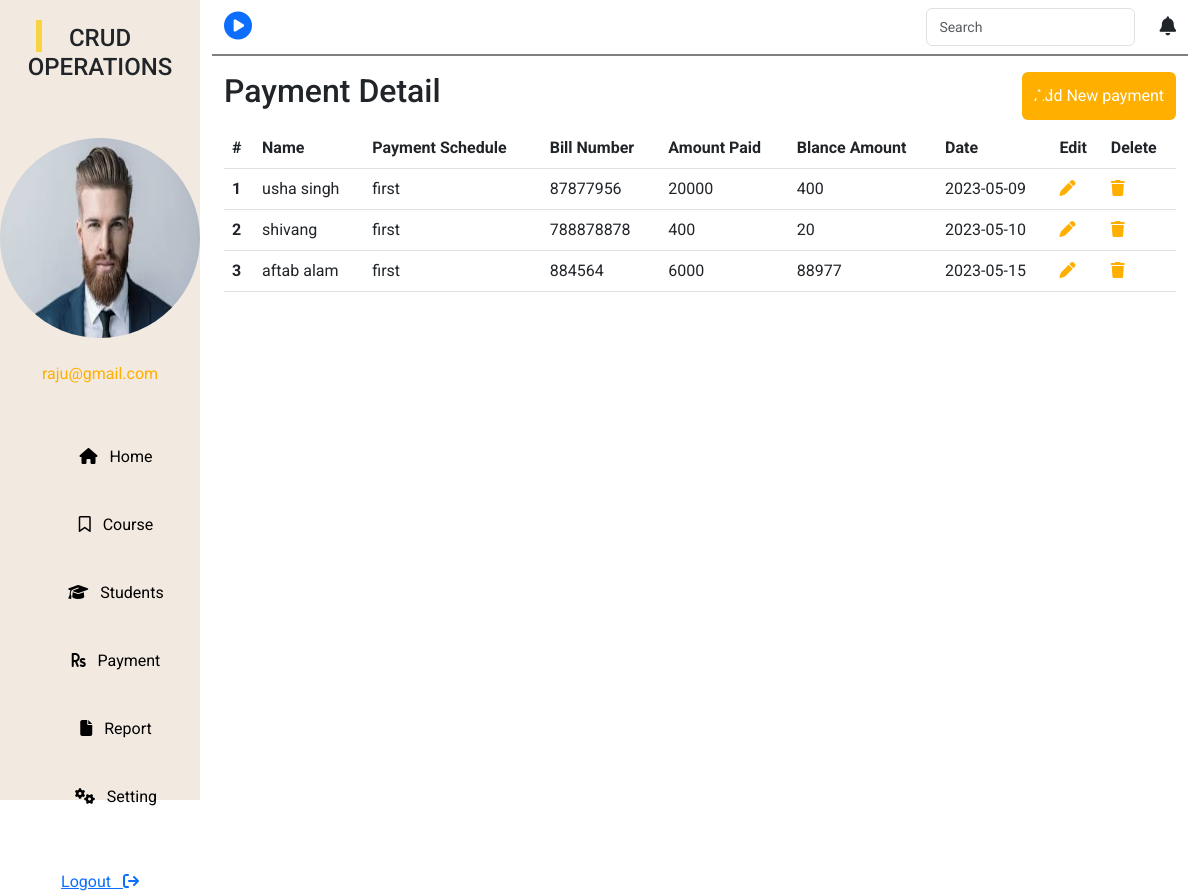
The app's page /payment.php (signed in) with its own data.
### tables this page shows
CREATE TABLE `userprofile` (
  `id` int(100) NOT NULL,
  `name` varchar(200) DEFAULT NULL,
  `dob` varchar(200) DEFAULT NULL,
  `phone` int(200) DEFAULT NULL,
  `email` varchar(200) DEFAULT NULL,
  `gender` varchar(200) DEFAULT NULL,
  `image` varchar(300) DEFAULT NULL
);

CREATE TABLE `payment` (
  `id` int(100) NOT NULL,
  `name` varchar(200) DEFAULT NULL,
  `paymentsche` varchar(300) DEFAULT NULL,
  `bill_number` int(255) DEFAULT NULL,
  `amountpaid` varchar(255) DEFAULT NULL,
  `balanceamount` varchar(300) DEFAULT NULL,
  `date` date NOT NULL
);

### payment.php (the view, shortened to what this page needs)
<?php include("header.php"); ?>
<div class="col-lg-10 dashboard-main">
    <div class="nav-bar mb-3">
        <nav class="navbar navbar-light ">
            <div class="container-fluid">
                <a href="http://"><i class="fa fa-play-circle fs-3"></i></a>
                <form class="d-flex">
                    <input class="form-control me-2" type="search" placeholder="Search" aria-label="Search">
                    <span class="fa fa-bell mt-2 ps-3"></span>
                </form>
            </div>
        </nav>
    </div>
    <div class="container-fluid">
        <div class="row">
            <div>
                <h2 style="float:left;">Payment Detail</h2>
                <div>
                    <i class="fas fa-sort"></i>
                </div>
                <button type="button" class="btn btn-primary float-end" data-bs-toggle="modal" data-bs-target="#exampleModal2">
                    Add New payment
                </button>
                                <?php include 'paymentinsert.php'; ?>
                                <?php $fetch = "SELECT * FROM `payment`";
                                $res = mysqli_query($conn, $fetch); ?>
            </div>
                <div class="tabel-student mt-2">
                            <table class="table">
                                <thead>
                                  <tr>
                                    <th scope="col">#</th>
                                    <th scope="col">Name</th>
                                    <th scope="col">Payment Schedule</th>
                                    <th scope="col">Bill Number</th>
                                    <th scope="col">Amount Paid</th>
                                    <th scope="col">Blance Amount</th>
                                    <th scope="col">Date </th>
                                    <th scope="col">Edit</th>
                                    <th scope="col">Delete</th>
                                  </tr>
                                </thead>
                                <tbody>
                                <tbody>
                                    <?php  $number = 1;
                        while ($row = mysqli_fetch_assoc($res)) { ?>
                                  <tr>
                                    <th scope="row"><?php echo $number?></th>
                                    <td><?php echo $row['name'] ?></td>
                                    <td><?php echo $row['paymentsche'] ?></td>
                                    <td><?php echo $row['bill_number'] ?></td>
                                    <td><?php echo $row['amountpaid'] ?></td>
                                    <td><?php echo $row['balanceamount'] ?></td>
                                    <td><?php echo $row['date'] ?></td>
                                    <td><a href="paymentedit.php?id=<?php echo $row['id']; ?>"><i class="fas fa-pen"></i></a>
                                    <td><a href="paymentdelete.php?id=<?php echo $row['id']; ?>"><i class="fas fa-trash"></i></a></td>
                                  </tr>
                                  <?php $number++;
                                } ?>
                                </tbody>

### header.php (shortened to what this page needs)
<!DOCTYPE html>
<html lang="en">
<head>
    <link rel="stylesheet" href="https://cdnjs.cloudflare.com/ajax/libs/font-awesome/5.15.4/css/all.min.css" />
    <link rel="stylesheet" href="https://cdnjs.cloudflare.com/ajax/libs/font-awesome/6.4.0/css/all.min.css" />
    <link href="https://cdn.jsdelivr.net/npm/bootstrap@5.3.0-alpha3/dist/css/bootstrap.min.css" rel="stylesheet">
    <link rel="stylesheet" href="style.css">
</head>
<body>
    <div class="container-fluid">
        <div class="row">
            <div class="col-lg-2 side-left pt-4">
                <span class="line-dashboard"></span>
                <h4 class="text-center ">CRUD OPERATIONS</h4>
                <div class="user-img mt-4">
               <?php $db = mysqli_connect("localhost", "root", "", "child");
             $sql1="SELECT * FROM `userprofile`";
             $res=mysqli_query($db, $sql1);
             $row=mysqli_fetch_assoc($res);
               ?>
                    <h5 class="text-center mt-4"><img src="<?php echo "image/".$row['image']?>"></h5>
                    <p class="text-center mt-4" style="color:#FEAF00"><?php echo  $_SESSION['email']?></p>
                </div>
                <nav>
                    <div class="navbar">
                        <ul>
                            <li><a href="index.php"><span class="fa fa-home"></span>&nbsp;&nbsp;&nbsp;Home</a></li>
                            <li><a href="course.php"><span class="far fa-bookmark"></span>&nbsp;&nbsp;&nbsp;Course</a></li>
                            <li><a href="student.php"><span class="fa fa-graduation-cap"></span>&nbsp;&nbsp;&nbsp;Students</a></li>
                            <li><a href="payment.php"><span class="fa fa-rupee-sign"></span>&nbsp;&nbsp;&nbsp;Payment</a></li>
                            <li><a href="#"><span class="fas fa-file"></span>&nbsp;&nbsp;&nbsp;Report</a></li>
                            <li><a href="setting.php"><span class="fa fa-cogs"></span>&nbsp;&nbsp;&nbsp;Setting</a></li>
                        </ul>
                    </div>
                </nav>
                <a href="logout.php" class="text-start">Logout&nbsp;&nbsp;&nbsp;<i class="fa-solid fa-arrow-right-from-bracket"></i></a>
            </div>

### style.css (style rules this page uses)
* { margin: 0; padding: 0; box-sizing: border-box; font-family: 'Roboto', sans-serif; }
::placeholder { font-size: 14px; }
.side-left { display: flex; flex-direction: column; align-items: center; height: 100vh; background-color: #F2EAE1; padding: 12px; }
.line-dashboard { position: absolute; width: 32px; height: 0px; left: 23px; top: 33px; border: 3px solid #F8D442; transform: rotate(90deg); }
.user-img img { border-radius: 50%; height: 200px; width: 200px; }
.nav-bar { border-bottom: 2px solid grey; }
nav ul li { text-align: center; border-radius: 4px; padding-top: 7px; height: 40px; width: 170px; margin: 28px; list-style: none; }
nav ul li a { color: black; text-decoration: none; }
.nav-bar .fa { font-size: 19px; }
.fa-sort { position: absolute; left: 85.99%; top: 8.45%; font-size: 27px; color: #FEAF00; }
.fa-sort, .fa-trash, .fa-pen { color: #FEAF00; }
.btn-primary { background-color: #FEAF00 !important; border: none; padding: 12px; }

### records on screen
userprofile: image (picture)
payment: name "usha singh", paymentsche "first", bill_number "87877956", amountpaid "20000", balanceamount "400", date "2023-05-09"
payment: name "shivang", paymentsche "first", bill_number "788878878", amountpaid "400", balanceamount "20", date "2023-05-10"
payment: name "aftab alam", paymentsche "first", bill_number "884564", amountpaid "6000", balanceamount "88977", date "2023-05-15"

### other values on screen
$_SESSION['email'] "raju@gmail.com"
